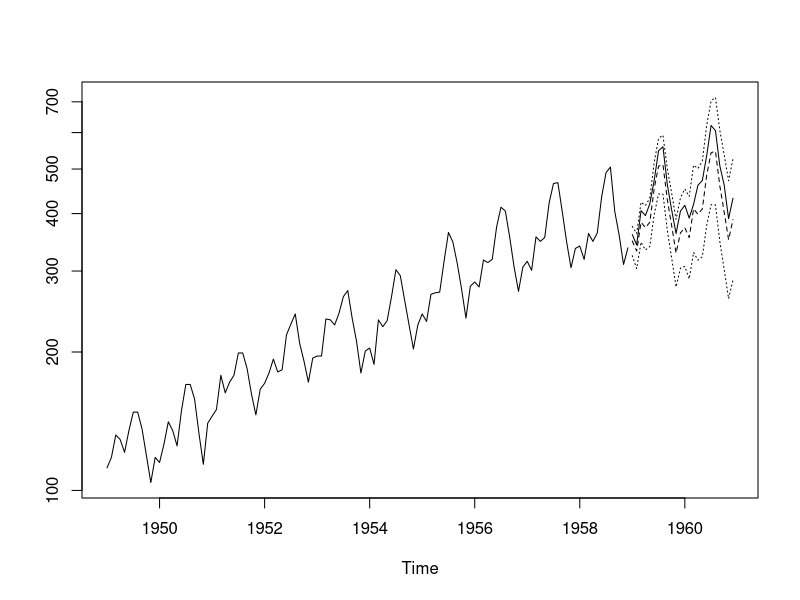

This chart was generated by the following R code:
library(datasets)

## The classic 'airline model', by full ML

train = ts(AirPassengers[1:120], start = c(1949, 1), frequency = 12)
test = ts(AirPassengers[121:(121+24-1)], start = c(1959, 1), frequency = 12)

(fit <- arima(log10(train), c(0, 1, 1),
              seasonal = list(order = c(0, 1, 1), period = 12)))
# update(fit, method = "CSS")
# update(fit, x = window(log10(train), start = 1954))
pred <- predict(fit, n.ahead = 24)
tl <- pred$pred - 1.96 * pred$se
tu <- pred$pred + 1.96 * pred$se
ts.plot(train, test, 10^pred$pred, 10^tl, 10^tu, log = "y", lty = c(1, 1, 2, 3, 3))

## Structural Time Series
# ap <- log10(AirPassengers) - 2
# (fit <- StructTS(ap, type = "BSM"))
# par(mfrow = c(1, 2))
# plot(cbind(ap, fitted(fit)), plot.type = "single")
# plot(cbind(ap, tsSmooth(fit)), plot.type = "single")
